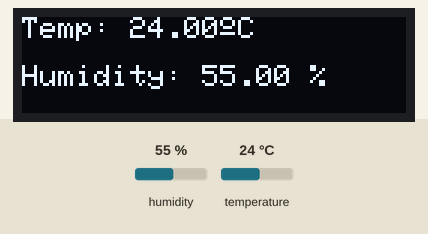
This sketch was run on a simulated Arduino Uno, built with avr-gcc and run on an emulated ATmega328P. Parts: 128×32 one-colour display. The test bench sets the inputs (shaded band); at power-on: humidity 55 %, temperature 24 °C. What the sketch prints to the serial monitor is not drawn.

Above: at 4.9 s.
5.0 s: humidity set to 22 %
At 6.5 s:
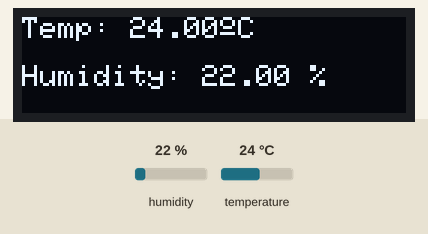
8.0 s: temperature set to 12 °C
At 9.6 s:
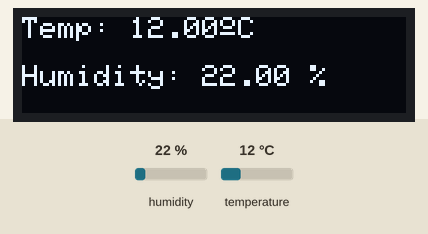
11.0 s: humidity set to 40 %
At 13.3 s:
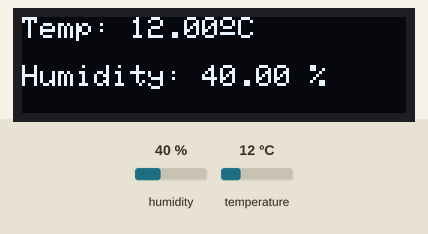
14.0 s: temperature set to 19 °C
At 15.2 s:
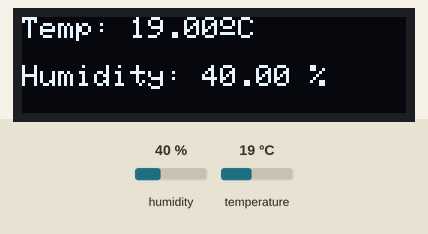
Timing chart, 0 to 17.0 s (numbered marks = the images above; inputs shaded):
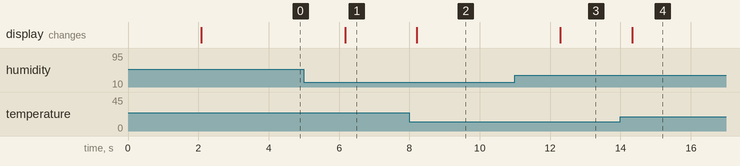

The sketch:

Temperature_and_humidity.ino
```cpp
#include <Wire.h>
#include <Adafruit_GFX.h>
#include <Adafruit_SSD1306.h>
#include <Adafruit_Sensor.h>
#include "DHT.h"

// OLED display dimensions
#define SCREEN_WIDTH 128
#define SCREEN_HEIGHT 32

// OLED reset pin
#define OLED_RESET 4
Adafruit_SSD1306 display(SCREEN_WIDTH, SCREEN_HEIGHT, &Wire, OLED_RESET);

// DHT sensor setup
#define DHTPIN 2     // Digital pin connected to the DHT sensor
#define DHTTYPE DHT11  // Change to DHT22 or DHT21 if using a different sensor
DHT dht(DHTPIN, DHTTYPE);

void setup() {
  // Initialize Serial Monitor
  Serial.begin(115200);

  // Initialize DHT sensor
  dht.begin();

  // Initialize OLED display
  if (!display.begin(SSD1306_SWITCHCAPVCC, 0x3C)) { // Address 0x3C for most displays
    Serial.println("SSD1306 allocation failed");
    for (;;); // Loop forever if OLED initialization fails
  }

  // Clear the display buffer
  display.clearDisplay();
  display.setTextColor(SSD1306_WHITE);
  display.display();
}

void loop() {
  delay(2000); // Wait 2 seconds between sensor readings

  // Read temperature and humidity
  float t = dht.readTemperature();
  float h = dht.readHumidity();

  // Check if readings are valid
  if (isnan(t) || isnan(h)) {
    Serial.println("Failed to read from DHT sensor!");
    return; // Skip this loop iteration if sensor fails
  }

  // Print readings to Serial Monitor for debugging
  Serial.print("Temperature: ");
  Serial.print(t);
  Serial.println(" °C");
  Serial.print("Humidity: ");
  Serial.print(h);
  Serial.println(" %");

  // Clear display
  display.clearDisplay();

  // Display temperature
  display.setTextSize(1);
  display.setCursor(0, 0);
  display.print("Temp: ");
  display.print(t);
  display.print((char)167); // Degree symbol
  display.print("C");

  // Display humidity
  display.setCursor(0, 16);
  display.print("Humidity: ");
  display.print(h);
  display.print(" %");

  // Update the display with new data
  display.display();
}
```

Measured:
- after the input at 5.0 s, the display: changes after 1.2 s (image 1)
- after the input at 8.0 s, the display: changes after 0.21 s (image 2)
- after the input at 11.0 s, the display: changes after 1.3 s (image 3)
- after the input at 14.0 s, the display: changes after 0.34 s (image 4)
